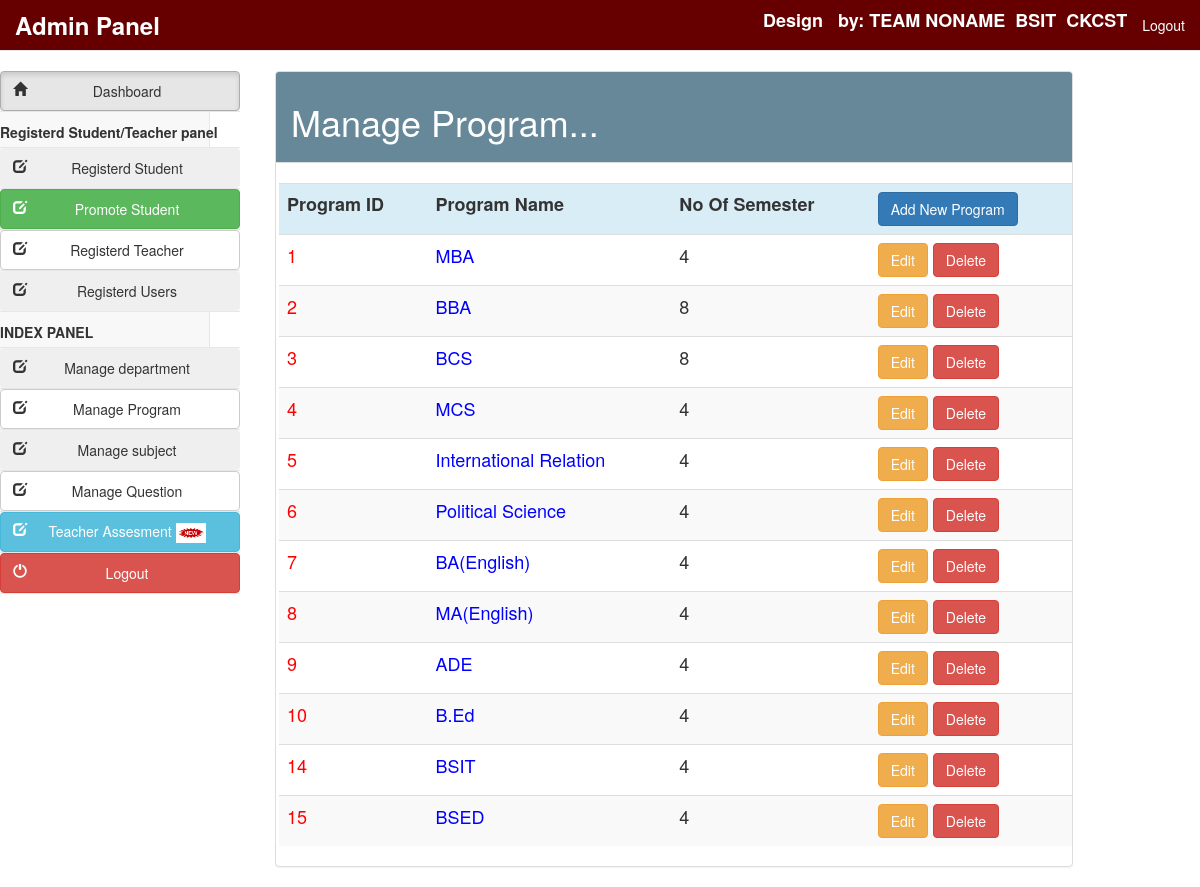
/Adminlogin/ManageProgram.php (signed in), run on the app's committed database.
### tables this page shows
CREATE TABLE `program` (
  `ProgramID` int(15) NOT NULL,
  `ProgramName` varchar(50) NOT NULL,
  `DepartmentID` int(15) NOT NULL,
  `Semesters` int(10) NOT NULL
);

### Adminlogin/ManageProgram.php (the view, shortened to what this page needs)
<?php
include("Connection.php");
?>
<!DOCTYPE html>
<html lang="en">
<head>
<link href="style/css/bootstrap.min.css" rel="stylesheet">
<link href="style/css/k.css" rel="stylesheet">
</head>
<body>
   	 <?php include("include/header.php");?>
   	    <div class="container-fluid">
	       <?php include("include/side_bar.php");?>
        <div class="col-md-9 content">
            <div class="panel panel-default" style="margin-left:50px">
        <div class="panel-heading" style="background-color:#668899">
            <h1  style="color:white">Manage Program... </h1>
                </div><br>
    <div class='table-responsive'>
            <div style="overflow-x:scroll;">
<table class="table table-striped " style="font-size:18px; margin-left:3px">
	       <tr class="info">
                <th>Program ID</th>
			     <th>Program Name</th>
               <th>No Of Semester</th>
	<th>
        <a href='AddProgram.php' class="btn btn-primary" >
            Add New Program</a>
               </th>
            </tr>
    <?php
$result=mysqli_query($connection,"select ProgramID,ProgramName, Semesters from program")or die ("query 2 incorrect.......");
while(list($ProgramID,$ProgramName,$NoSemester)=mysqli_fetch_array($result))
{
echo "<tr><td style='color:red'>$ProgramID</td><td style='color:blue'>$ProgramName</td><td>$NoSemester</td>";
echo"<td>
<a href='EditProgram.php?ProgramID=$ProgramID' class='btn btn-warning'> Edit</a>
<a href='ManageProgram.php?ProgramID=$ProgramID&action=delete' class='btn btn-danger'>Delete</a>
</td></tr>";
}
?>
                    </table>
                    </div>
                </div>
                </div>
                </div>
            </div>
        </body>
    </html>

### Adminlogin/include/header.php (shortened to what this page needs)
<nav class="navbar navbar-default navbar-static-top"  style="background-color:#660000">
    <div class="container-fluid">
	<div class="navbar-header" >
			<a class="navbar-brand" href="#" style="font-size:24px; background-color:#660000">
                <b><strong style="color:white">Admin Panel</strong></b></a>
			</div>
<div class="collapse navbar-collapse">
<ul class="nav navbar-nav navbar-right">
<li class="dropdown ">
    <h4><b style="color:white">Design &nbsp;&nbsp;by: TEAM NONAME&nbsp;&nbsp;BSIT&nbsp;&nbsp;CKCST</b></h4>
        <li><a href="logout.php"  style="color:white">Logout</a></li>
	</ul>
	  </div>
  </div>
	</nav>

### Adminlogin/include/side_bar.php (shortened to what this page needs)
<div class="col-md-2 sidebar" style="margin-left:0px">
  			<div class="row">
	<div class="side-menu">
		<nav class="navbar " role="navigation">
			<div class="side-menu-container">
			  <ul class="nav navbar-nav">
<li>
    <button style="width:240px; height:40px" type="button" class="btn btn-default active" onClick="location.href='index.php'">
<span class="glyphicon  glyphicon-home pull-left">
        </span> Dashboard </button>
                  </li>
   <li>
          <label>
               <b>Registerd Student/Teacher panel</b></label>
                  </li>
  <li>
      <button style="width:240px; height:40px" type="button" class="btn btn-primery" onClick="location.href='ManageStudent.php'">
  <span class="glyphicon glyphicon-edit pull-left">
      </span>Registerd Student</button></li>
                   <li>
      <button style="width:240px; height:40px" type="button" class="btn btn-success" onClick="location.href='managepromote.php'">
  <span class="glyphicon glyphicon-edit pull-left">
      </span>Promote Student</button></li>
<li>
    <button style="width:240px; height:40px" type="button" class="btn btn-default" onClick="location.href='ManageTeacher.php'">
<span class="glyphicon glyphicon-edit pull-left">
        </span>Registerd Teacher</button>
                  </li>
                  <li>
    <button style="width:240px; height:40px" type="button" class="btn btn-primery" onClick="location.href='ManageUser.php'">
<span class="glyphicon glyphicon-edit pull-left">
        </span> Registerd Users </button>
                  </li>
       <li>
         <p></p><label>INDEX PANEL</label>
                  </li>
         <li>
    <button style="width:240px; height:40px" type="button" class="btn btn-primery" onClick="location.href='ManageDepartment.php'">
<span class="glyphicon glyphicon-edit pull-left">
        </span>Manage department</button>
                  </li>
  <li>
      <button style="width:240px; height:40px" type="button" class="btn btn-default" onClick="location.href='ManageProgram.php'">
  <span class="glyphicon glyphicon-edit pull-left">
      </span>Manage Program</button></li>
                  <li>
     <button style="width:240px; height:40px" type="button" class="btn btn-primery" onClick="location.href='ManageSubject.php'">
<span class="glyphicon glyphicon-edit pull-left">
                          </span>Manage subject</button>
                  </li>
<li>
    <button style="width:240px; height:40px" type="button" class="btn btn-default" onClick="location.href='ManageQuestion.php'">
<span class="glyphicon glyphicon-edit pull-left">
        </span>Manage Question</button>
                  </li>
  <li>
     <button style="width:240px; height:40px" type="button" class="btn btn-info" onClick="location.href='SelectAssesment.php'">
<span class="glyphicon glyphicon-edit pull-left">
         </span>Teacher Assesment <img src="giphy.gif" height="20px" width="30px"></button>
                  </li>
<li>
    <button style="width:240px; height:40px" type="button" class="btn btn-danger" onClick="location.href='logout.php'">
<span class="glyphicon glyphicon-off pull-left">
</span> Logout </button>
                  </li>
			  </ul>
		  </div>
		</nav>
        </div>
</div></div>

### studentlogin/style/css/k.css (style rules this page uses)
.sidebar { padding-left: 0; }
.side-menu { position: relative; width: 100%; height: 100%; background-color: #f8f8f8; border-right: 1px solid #e7e7e7; }
.side-menu .navbar { border: none; }
.side-menu .navbar-nav li { display: block; width: 100%; border-bottom: 1px solid #e7e7e7; }

### data on the page
program: ProgramID "1", ProgramName "MBA", Semesters "4"
program: ProgramID "2", ProgramName "BBA", Semesters "8"
program: ProgramID "3", ProgramName "BCS", Semesters "8"
program: ProgramID "4", ProgramName "MCS", Semesters "4"
program: ProgramID "5", ProgramName "International Relation", Semesters "4"
program: ProgramID "6", ProgramName "Political Science", Semesters "4"
program: ProgramID "7", ProgramName "BA(English)", Semesters "4"
program: ProgramID "8", ProgramName "MA(English)", Semesters "4"
program: ProgramID "9", ProgramName "ADE", Semesters "4"
program: ProgramID "10", ProgramName "B.Ed", Semesters "4"
program: ProgramID "14", ProgramName "BSIT", Semesters "4"
program: ProgramID "15", ProgramName "BSED", Semesters "4"
